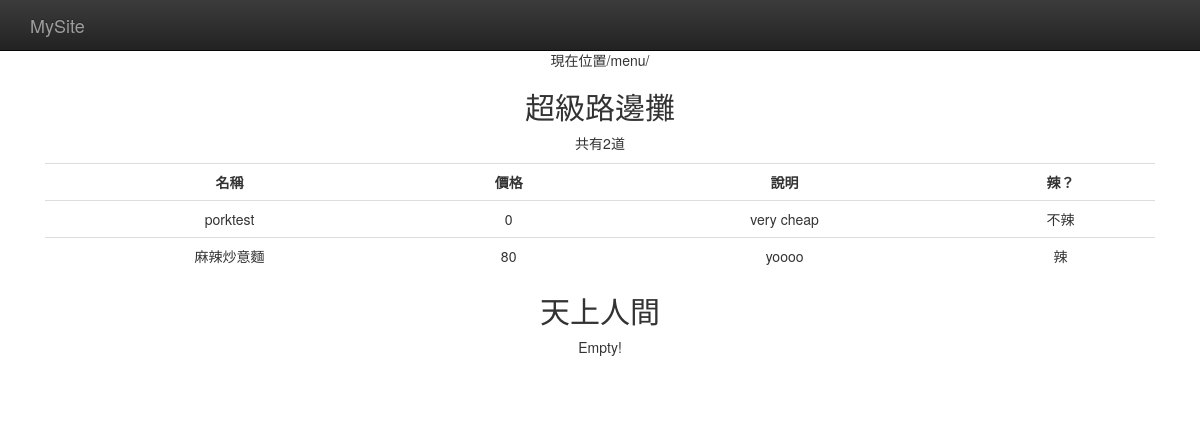
/menu/, run on an earlier commit of the app's database.
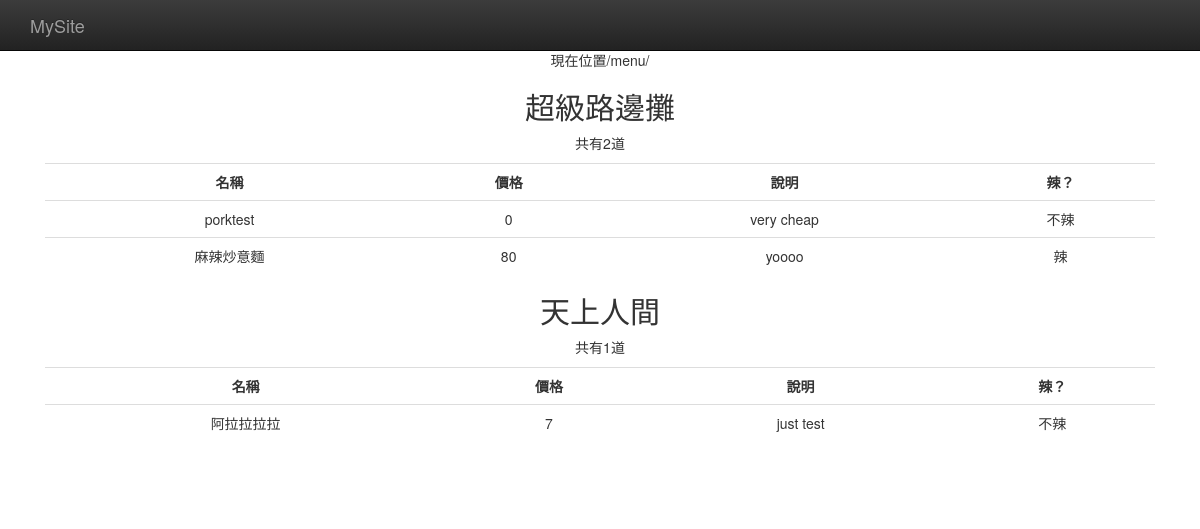
And on a later commit of the database.
### restaurants/models.py (models this page shows, shortened)
class Restaurant(models.Model):
    name = models.CharField(max_length=20)
    phone_number = models.CharField(max_length=15)
    address = models.CharField(max_length=50, blank=True)

class Food(models.Model):
    name = models.CharField(max_length=20)
    price = models.DecimalField(max_digits=3, decimal_places=0)
    comment = models.CharField(max_length=50, blank=True)
    is_spicy = models.BooleanField(default=False)
    restaurant = models.ForeignKey(Restaurant)

### restaurants/views.py (the view)
# urls.py: url(r'^menu/$', menu),
def menu(request):
    path = request.path
    restaurants = Restaurant.objects.all()
    return render_to_response('menu.html', locals())

### restaurants/templates/menu.html (shortened to what this page needs)
<!doctype html>
<html>
    <head>
	<link rel=stylesheet href="https://maxcdn.bootstrapcdn.com/bootstrap/3.3.1/css/bootstrap.min.css">
	<link rel=stylesheet href="https://maxcdn.bootstrapcdn.com/bootstrap/3.3.1/css/bootstrap-theme.min.css">
    </head>
    <body>
    <nav class="navbar navbar-inverse navbar-fixed-top" role="navigation">
	<div class="container">
	    <div class="navbar-header">
		<a class = "navbar-brand" href="#"> MySite </a>
	    </div>
	 </div>
    </nav>
    <div class="container">
	<div class="menus">
	<p>
	<div class="location">
    		現在位置{{ path }}
	</div>
        {% for r in restaurants %}
		<h2>{{ r.name }}</h2>
		{% if r.food_set.all %}
		<p> 共有{{ r.food_set.all|length }}道 </p>
		<table class="table">
			<tr>
			    <th> 名稱</th>
			    <th> 價格</th>
			    <th> 說明</th>
			    <th> 辣？</th>
			</tr>
			{% for food in r.food_set.all %}
			<tr>
				<td> {{ food.name}} </td>
				<td> {{ food.price}} </td>
				<td> {{ food.comment }} </td>
				<td> {% if food.is_spicy %} 辣 {% else %}
							    不辣 {% endif %} </td>
			</tr>
			{% endfor %}
		</table>
        	{% else %}
            		<p> Empty! </p>
        	{% endif %}
	{% endfor %}
	</div>
	</div>
    </body>
</html>

### restaurants/templates/menu.html (style rules this page uses)
th { text-align: center; }
div.menus { text-align: center; padding: 40px 15px; }

What changed in the data, as far as the page shows it:
shown differently, row unchanged: Restaurant "天上人間": food_set.all|length (not shown) → "1"; text "Empty!" → "共有 道 名稱 價格 說明 辣？"
added Food: name "阿拉拉拉拉", price "7", comment "just test", is_spicy "不辣", shown under Restaurant "天上人間"
